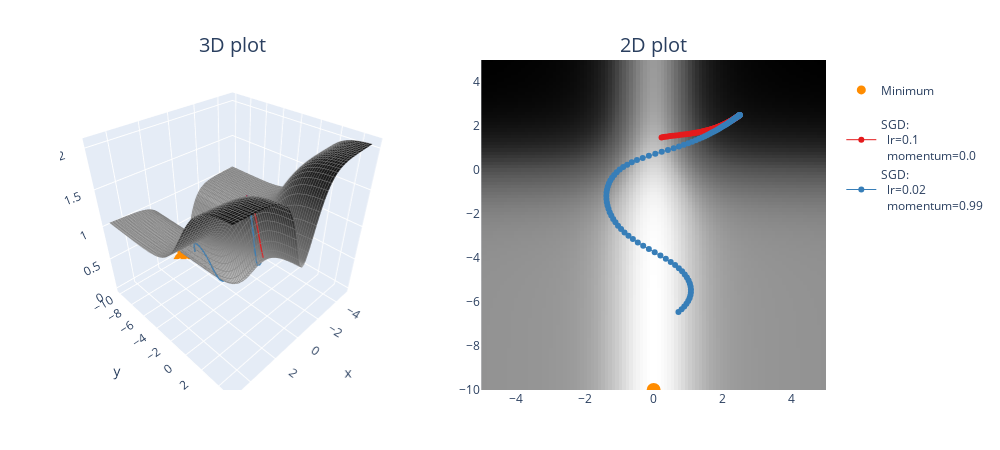

Here is the notebook cell this chart was saved with:
### Markdown cell above
### Exercise - implement `opt_fn_with_sgd`

> ```yaml
> Difficulty: 🔴🔴🔴⚪⚪
> Importance: 🔵🔵🔵🔵⚪
> 
> You should spend up to 15-20 minutes on this exercise.
> ```

Implement the `opt_fn_with_sgd` function using `torch.optim.SGD`. This function optimizes parameters `(x, y)` (which represent coordinates at which we evaluate a function) using gradient descent on that function value. In other words, this should look just like your optimization loops in previous days' material, except rather than passing in `model.parameters()` to your optimizer, you pass in `(xy,)` (because it needs to be an iterable of parameters, not just a single parameter).

Remember, your update steps `optimizer.step()` will automatically change the values of `xy` inplace - this means that you shouldn't store past values like `xy_list.append(xy)` because then past elements of that list will be modified when `xy` is updated. Instead, you should use something like `xy_list.append(xy.detach().clone())` to make sure you're returning a copy of the tensor, which won't continue to be modified.

We've also provided you with a function `plot_fn_with_points`, which plots a function as well as a list of points produced by functions like the one above. The code below starts from `(2.5, 2.5)` and adds the resulting trajectory of `(x, y)` coordinates to the contour plot. Does it find the minimum? Play with the learning rate and momentum a bit and see how close you can get within 100 iterations.

### Code cell
def opt_fn_with_sgd(
    fn: Callable, xy: Float[Tensor, "2"], lr=0.001, momentum=0.98, n_iters: int = 100
) -> Float[Tensor, "n_iters 2"]:
    """
    Optimize the a given function starting from the specified point.

    xy: shape (2,). The (x, y) starting point.
    n_iters: number of steps.
    lr, momentum: parameters passed to the torch.optim.SGD optimizer.

    Return: (n_iters+1, 2). The (x, y) values, from initial values to values after step `n_iters`.
    """
    # Make sure tensor has requires_grad=True, otherwise it can't be optimized (more on this tomorrow!)
    assert xy.requires_grad
    xy_list = [xy.detach().clone()]
    optimizer = t.optim.SGD((xy,), lr=lr, momentum=momentum)
    for i in tqdm(range(n_iters)):
        fn(xy[0], xy[1]).backward()
        optimizer.step()
        optimizer.zero_grad()
        xy_list.append(xy.detach().clone())
    return t.stack(xy_list)
    

points = []

optimizer_list = [
    (optim.SGD, {"lr": 0.1, "momentum": 0.0}),
    (optim.SGD, {"lr": 0.02, "momentum": 0.99}),
]

for optimizer_class, params in optimizer_list:
    xy = t.tensor([2.5, 2.5], requires_grad=True)
    xys = opt_fn_with_sgd(
        pathological_curve_loss, xy=xy, lr=params["lr"], momentum=params["momentum"]
    )
    points.append((xys, optimizer_class, params))
    print(f"{params=}, last point={xys[-1]}")

plot_fn_with_points(pathological_curve_loss, points=points, min_points=[(0, "y_min")])
